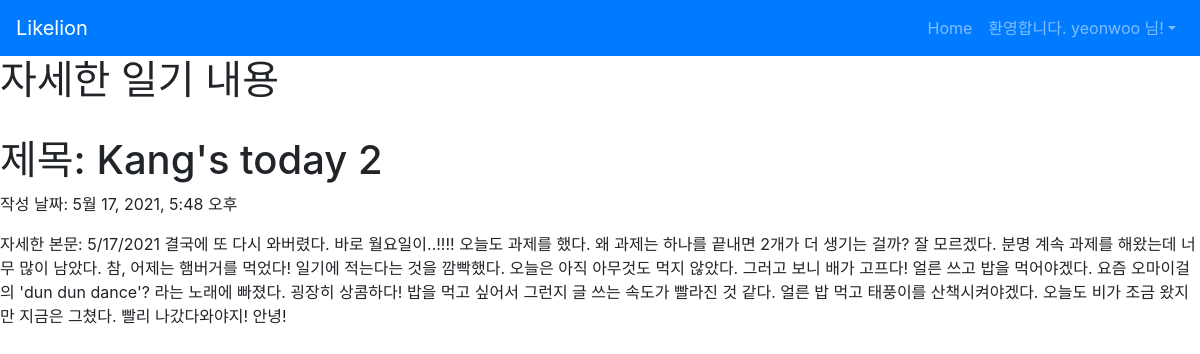
Page /diary/2 (signed in) on the committed database.
### diaryapp/models.py (models this page shows, shortened)
class Diary(models.Model):
    title = models.CharField(max_length=200)
    pub_date = models.DateTimeField('data published')
    body = models.TextField()

### diaryapp/views.py (the view)
# urls.py: path('diary/<int:diary_id>', diaryapp.views.detail, name="detail"),
def detail(request, diary_id):
    diary_detail = get_object_or_404(Diary, pk = diary_id)
    return render(request, 'detail.html', {'diary' : diary_detail})

### diaryapp/templates/detail.html
{% extends 'base.html' %}
{% block content %}
<!DOCTYPE html>
<html>
    <head>
    </head>
    <body>
        <h1>자세한 일기 내용</h1>
        <br>
        <h1>제목: {{diary.title}}</h1>
        <p>작성 날짜: {{diary.pub_date}}</p>
        <p>자세한 본문: {{diary.body}}</p>
    </body>
</html>
{% endblock %}

### diaryproject/templates/base.html (shortened to what this page needs)
{% load bootstrap4 %}
{% bootstrap_css %}
<nav class="navbar navbar-expand-lg navbar-dark bg-primary">
    <a class="navbar-brand" href="{% url 'home' %}">Likelion</a>
    <div class="collapse navbar-collapse" id="navbarNav">
        <ul class="navbar-nav ml-auto">
            <li class="nav-item">
                <a class="nav-item nav-link" href="{% url 'home' %}">Home</span></a>
            </li>
            {% if user.is_authenticated %}
            <li class="nav-item dropdown">
                <a class="nav-link dropdown-toggle" id="navbarDropdown" role="button" data-toggle="dropdown"
                            aria-haspopup="true" aria-expanded="false">환영합니다. {{ user.username }} 님!</a>
            </li>
            {% endif %}
        </ul>
    </div>
</nav>
{% block content %}
{% endblock %}

### rows in the picture
Diary: title "Kang's today 2", pub_date "5월 17, 2021, 5:48 오후", body "5/17/2021 결국에 또 다시 와버렸다. 바로 월요일이..!!!! 오늘도 과제를 했다. 왜 과제는 하나를 끝내면 2개가 더 생기는 걸까? 잘 모르겠다. 분명 계속 과제를 해왔는데 너무 많이 남았다. 참, 어제는 햄버거를 먹었다! 일기에 적는다는 것을 깜빡했다. 오늘은 아직 아무것도 먹지 않았다. 그러고 보니 배가 고프다! 얼른 쓰고 밥을 먹어야겠다. 요즘 오마이걸의 'dun dun dance'? 라는 노래에 빠졌다. 굉장히 상콤하다! 밥을 먹고 싶어서 그런지 글 쓰는 속도가 빨라진 것 같다. 얼른 밥 먹고 태풍이를 산책시켜야겠다. 오늘도 비가 조금 왔지만 지금은 그쳤다. 빨리 나갔다와야지! 안녕!"

### other values in the picture
{{ user.username }} "yeonwoo"
